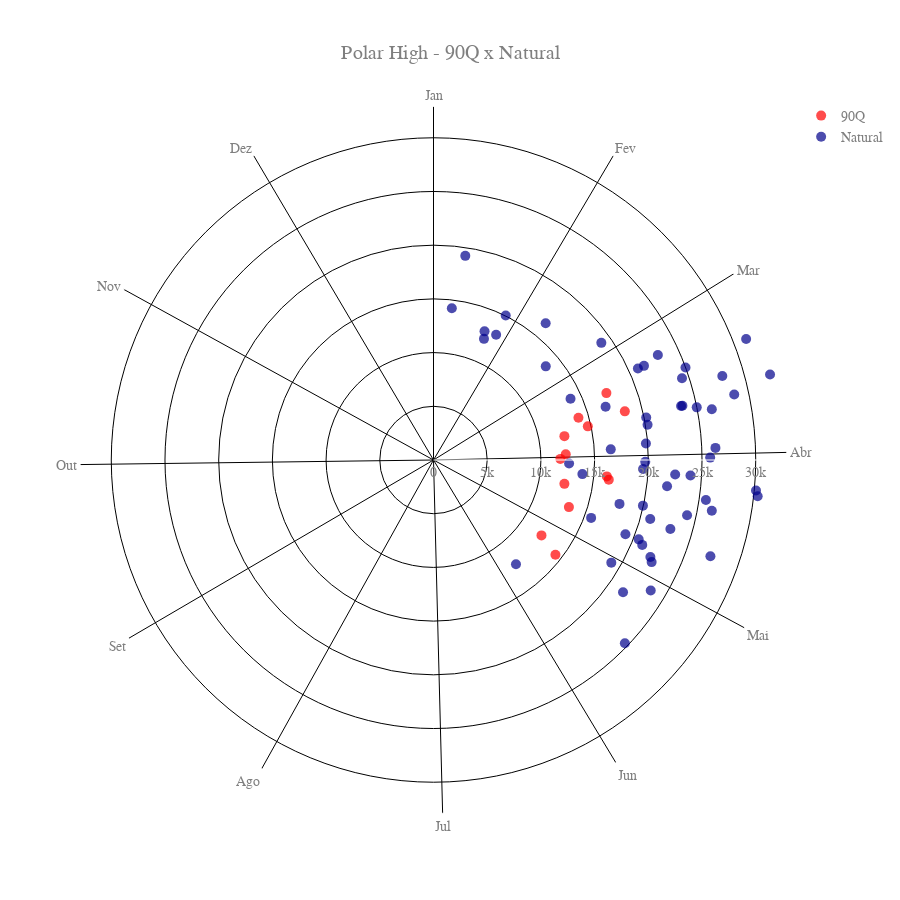

The cell this chart's notebook holds for it:
### Code cell
layout=fig_polar_scenery_90q['layout']

layout['title']['text'] = "Polar High - 90Q x Natural"
fig_polar_data_scenery_90q_high[0]['marker']['color'] = "red"
fig_polar_data_scenery_90q_high[0]['name'] = "90Q"
fig_polar_data_natural_high[0]['name'] = "Natural"
fig_polar_natural_scenery_90q = dict(data=fig_polar_data_scenery_90q_high+[fig_polar_data_natural_high[0]], layout=layout)

py.offline.iplot(fig_polar_natural_scenery_90q)

### Figure 1 — Plotly figure (JSON) as saved in the notebook; plotly's stock layout.template omitted (floating-point values rounded to 4 significant figures)
{"data": [{"marker": {"color": "red", "line": {"color": "white"}, "opacity": 0.7, "size": 10}, "mode": "markers", "name": "90Q", "r": [16210, 14380, 14705, 18380, 17260, 12388, 12324, 16420, 11812, 13348, 12260, 12388, 14055], "text": ["1974-04-07", "1974-05-10", "1978-03-20", "1980-03-17", "1982-03-11", "1985-03-22", "2000-03-29", "2004-04-07", "2005-04-01", "2006-04-21", "2006-05-07", "2008-04-11", "2014-03-16"], "theta": [95.41, 127.9, 77.7, 75.74, 68.85, 79.67, 87.54, 96.39, 89.51, 109.2, 124.9, 100.3, 73.77], "thetaunit": "degrees", "type": "scatterpolar"}, {"marker": {"color": "#00008B", "line": {"color": "white"}, "opacity": 0.7, "size": 10}, "mode": "markers", "name": "Natural", "r": [20198, 15633, 19116, 22121, 30160, 22969, 16773, 21520, 28655, 24994, 12219, 32330, 16473, 17794, 31210, 19056, 22422, 26338, 23718, 20198, 21881, 14236, 23970, 19236, 24354, 25634, 19957, 20847, 24994, 23592, 13040, 20979, 24162, 12627, 16533, 12372, 26274, 19837, 15039, 13612, 13924, 13976, 20913, 30370, 25762, 12884, 27298, 21466, 26338, 24674, 20483, 23592, 22542, 19717, 28005, 19530.0, 23060.0, 19160.0], "text": ["1970-03-23", "1971-04-22", "1972-05-01", "1973-04-26", "1974-04-07", "1975-04-18", "1976-03-14", "1977-05-07", "1978-03-20", "1979-03-12", "1980-01-23", "1980-03-17", "1981-02-09", "1981-04-15", "1982-03-11", "1983-02-25", "1984-04-26", "1985-03-22", "1986-03-20", "1987-03-21", "1988-04-07", "1989-01-07", "1989-04-05", "1990-01-09", "1990-03-14", "1991-04-10", "1992-04-13", "1993-03-08", "1994-03-21", "1995-05-03", "1996-01-27", "1996-04-23", "1997-04-14", "1998-04-03", "1999-03-29", "1999-05-24", "2000-03-29", "2001-03-28", "2002-01-27", "2002-02-20", "2002-04-07", "2003-03-08", "2003-04-17", "2004-04-07", "2005-04-01", "2006-01-22", "2006-04-21", "2007-03-08", "2008-04-11", "2009-05-16", "2010-04-23", "2011-03-20", "2012-04-04", "2013-04-02", "2014-03-16", "2015-04-04", "2017-03-07", "2018-04-23"], "theta": [80.66, 110.2, 120, 114.1, 95.41, 106.2, 72.79, 124.9, 77.7, 69.84, 22.62, 75.74, 39.34, 103.3, 68.85, 55.08, 115.1, 79.67, 77.7, 78.69, 96.39, 6.885, 93.44, 8.852, 71.8, 98.36, 102.3, 65.9, 78.69, 121.0, 26.56, 112.1, 102.3, 91.48, 86.56, 141.6, 87.54, 85.57, 26.56, 50.16, 95.41, 65.9, 105.2, 96.39, 89.51, 21.64, 109.2, 65.9, 100.3, 133.8, 111.1, 77.7, 93.44, 90.49, 73.77, 92.46, 64.92, 111.1], "thetaunit": "degrees", "type": "scatterpolar"}], "layout": {"angularaxis": {"showticklabels": false}, "font": {"color": "#7f7f7f", "family": "Courier New, monospace", "size": 14}, "height": 900, "paper_bgcolor": "#FFFFFF", "plot_bgcolor": "#FFFFFF", "polar": {"angularaxis": {"direction": "clockwise", "gridcolor": "#000000", "rotation": 90, "showticklabels": true, "tickcolor": "#000000", "ticks": "", "ticktext": ["Jan", "Fev", "Mar", "Abr", "Mai", "Jun", "Jul", "Ago", "Set", "Out", "Nov", "Dez"], "tickvals": [0, 30.58, 58.19, 88.77, 118.4, 148.9, 178.5, 209.1, 239.7, 269.3, 298.8, 329.4], "type": "linear"}, "bgcolor": "#FFFFFF", "radialaxis": {"autorange": true, "gridcolor": "#000000", "range": [0, 32930.0], "showticklabels": true, "type": "linear"}}, "showlegend": true, "title": {"font": {"color": "#7f7f7f", "family": "Courier New, monospace", "size": 20}, "text": "Polar High - 90Q x Natural", "x": 0.5, "xanchor": "center", "y": 0.95, "yanchor": "top"}, "width": 900}}
